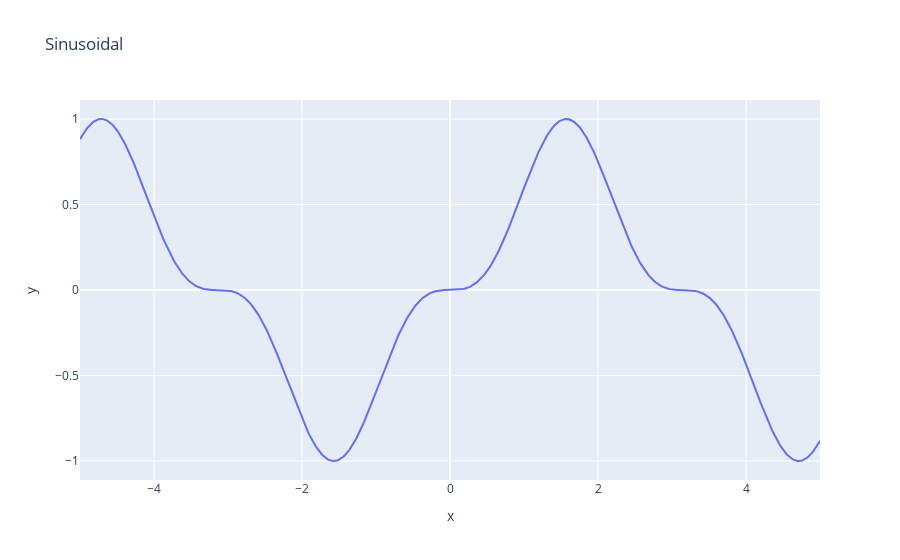

The notebook cell saved with this chart:
### Code cell
px.line(x=x, y=y_sin, title='Sinusoidal')

### Figure 1 — Plotly figure (JSON) as saved in the notebook; plotly's stock layout.template omitted (floating-point values rounded to 4 significant figures; data arrays with more than 128 entries replaced by an {"elided": "..."} marker saying what was removed)
{"data": [{"hovertemplate": "x=%{x}<br>y=%{y}<extra></extra>", "legendgroup": "", "line": {"color": "#636efa", "dash": "solid"}, "mode": "lines", "name": "", "orientation": "v", "showlegend": false, "type": "scatter", "x": {"elided": "1000 float values"}, "xaxis": "x", "y": {"elided": "1000 float values"}, "yaxis": "y"}], "layout": {"legend": {"tracegroupgap": 0}, "title": {"text": "Sinusoidal"}, "xaxis": {"anchor": "y", "domain": [0, 1], "title": {"text": "x"}}, "yaxis": {"anchor": "x", "domain": [0, 1], "title": {"text": "y"}}}}
